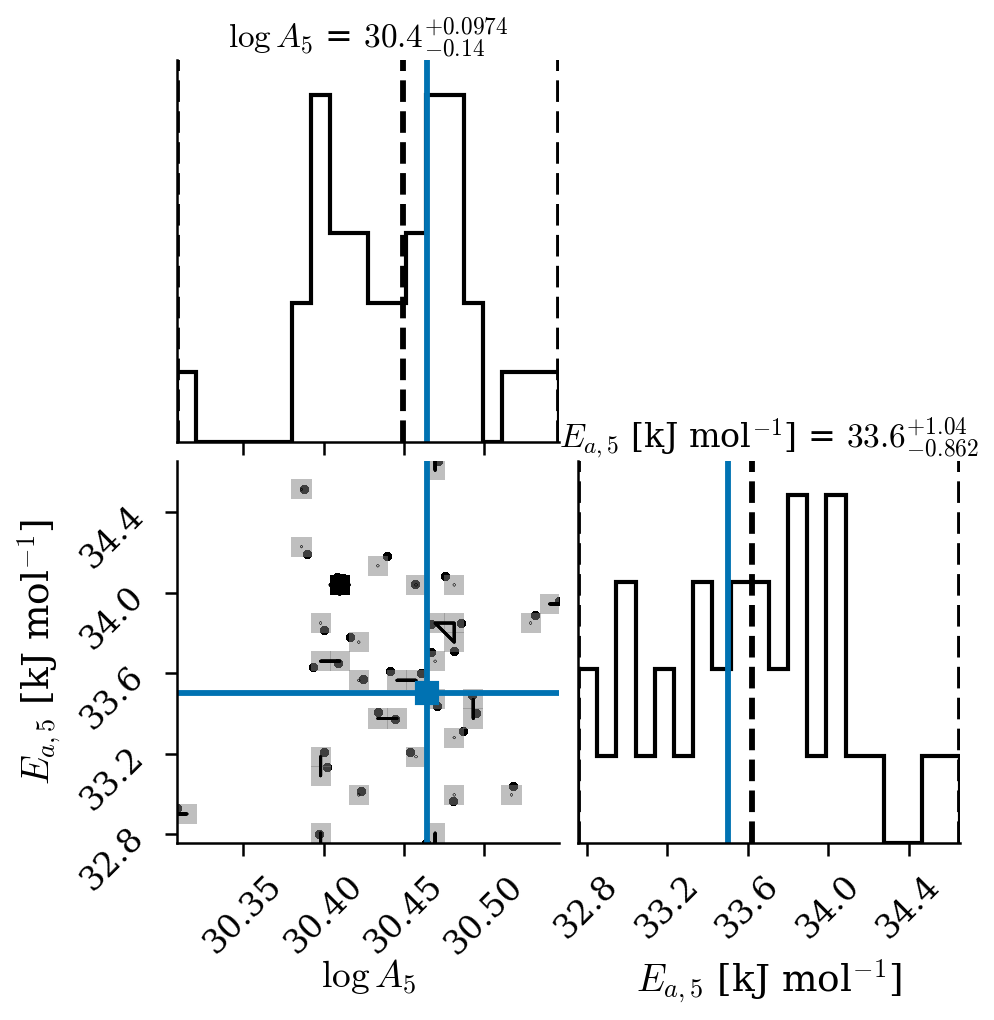

This figure's Python source:
#!/usr/bin/env python3
"""Figure: joint posterior on (log A_5, E_{a,5}) for Worked Example I (Cr2+ + e_s-)."""
from __future__ import annotations

import sys
from pathlib import Path

import matplotlib
matplotlib.use("Agg")
import numpy as np
# Avoid corner's optional arviz/jax dependency on machines where jaxlib has AVX issues
sys.modules.setdefault("jax", None)
import corner

REPO = Path(__file__).resolve().parent.parent.parent
sys.path.insert(0, str(REPO))

from manuscript.figures.figstyle import apply_rc, savefig, single_col

import matplotlib.pyplot as plt


def main():
    apply_rc()
    chain = np.load(REPO / "validation/tier2_chain.npy")
    flat = chain.reshape(-1, chain.shape[-1])
    arrh = flat[:, [0, 1]]                                # (logA5, Ea5)
    arrh[:, 1] /= 1e3                                     # kJ/mol

    fig = corner.corner(
        arrh,
        labels=[r"$\log A_5$", r"$E_{a,5}$ [kJ mol$^{-1}$]"],
        truths=[np.log(1.7e13), 33.5],
        truth_color="#0072B2",
        quantiles=[0.025, 0.5, 0.975],
        show_titles=True,
        title_fmt=".3g",
        title_kwargs={"fontsize": 8},
        label_kwargs={"fontsize": 9},
        hist_kwargs={"linewidth": 1.0, "color": "k"},
        contour_kwargs={"linewidths": 0.7},
        plot_density=True,
        plot_contours=True,
    )
    fig.set_size_inches(single_col(), single_col())
    savefig(fig, REPO / "manuscript/figures/fig_worked1_corner.pdf")
    print("Wrote fig_worked1_corner.{pdf,png}")


if __name__ == "__main__":
    main()
